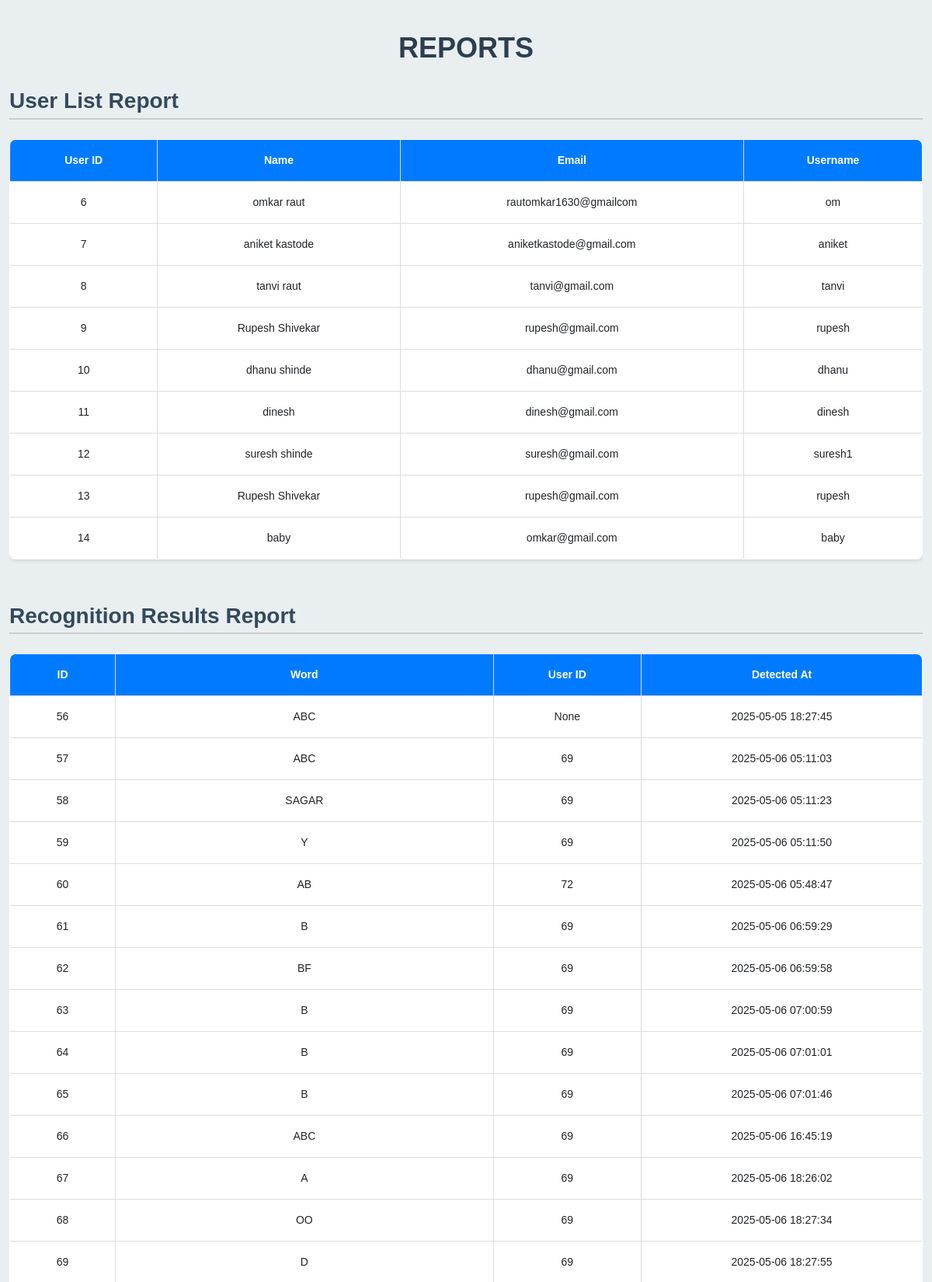
The app's page /admin/view_reports (signed in, upper part) with its own data.
### tables this page shows
CREATE TABLE users (id INTEGER PRIMARY KEY AUTOINCREMENT, full_name TEXT, email TEXT, username TEXT, password TEXT, is_active BOOLEAN DEFAULT 1, profile_picture TEXT);

CREATE TABLE "Recognition_result_old" (
	"id"	INTEGER,
	"word"	TEXT,
	"detected_at"	DATETIME DEFAULT CURRENT_TIMESTAMP,
	"user_id"	INTEGER,
	PRIMARY KEY("id" AUTOINCREMENT)
);

### app.py (the view)
@app.route('/admin/view_reports', methods=['GET'])
def view_reports():
    if 'admin_id' not in session:
        return redirect('/admin/login')
    conn = get_db_connection()
    users = conn.execute('SELECT id, full_name, email, username FROM users').fetchall()
    Recognition_result = conn.execute('SELECT id, word,user_id, detected_at FROM Recognition_result_old').fetchall()
    conn.close()
    return render_template('view_reports.html', users=users, recognition_results=Recognition_result)

### app.py (called while the page is built)
def get_db_connection():
    db_path = os.path.abspath(DATABASE)  # use the DATABASE variable
    print("✅ Using database at:", db_path)
    conn = sqlite3.connect(db_path)
    conn.row_factory = sqlite3.Row
    return conn

### templates/view_reports.html (shortened to what this page needs)
<!DOCTYPE html>
<html lang="en">
<head>
    <link rel="stylesheet" href="/static/style3.css">
    <link rel="stylesheet" href="https://cdn.jsdelivr.net/npm/bootstrap@5.3.0/dist/css/bootstrap.min.css">
</head>
<body>
<div class="container">
    <h1> Reports</h1>
    <div class="table-responsive">
        <h3>User List Report</h3>
        <table class="table table-bordered">
            <thead>
                <tr>
                    <th>User ID</th>
                    <th>Name</th>
                    <th>Email</th>
                    <th>Username</th>
                </tr>
            </thead>
            <tbody>
                {% for user in users %}
                    <tr>
                        <td>{{ user['id'] }}</td>
                        <td>{{ user['full_name'] }}</td>
                        <td>{{ user['email'] }}</td>
                        <td>{{ user['username'] }}</td>
                    </tr>
                {% endfor %}
            </tbody>
        </table>
    </div>
    <div class="table-responsive">
        <h3>Recognition Results Report</h3>
        <table class="table table-bordered">
            <thead>
                <tr>
                    <th>ID</th>
                    <th>Word</th>
                    <th>User ID</th>
                    <th>Detected At</th>
                </tr>
            </thead>
            <tbody>
                {% for result in recognition_results %}
                    <tr>
                        <td>{{ result['id'] }}</td>
                        <td>{{ result['word'] }}</td>
                        <td>{{ result['user_id'] }}</td>
                        <td>{{ result['detected_at'] }}</td>
                    </tr>
                {% endfor %}
            </tbody>
        </table>
    </div>
</div>
</body>
</html>

### static/style3.css (style rules this page uses)
body { background-color: #f8f9fa; font-family: 'Segoe UI', Tahoma, Geneva, Verdana, sans-serif; }
h2, h3 { margin-bottom: 20px; font-weight: 600; color: #343a40; }
.table { background-color: white; border-radius: 8px; overflow: hidden; }
.table th { background-color: #343a40; color: white; }
.table td, .table th { vertical-align: middle; }

### templates/view_reports.html (style rules this page uses)
body { background-color: #e9eff1; font-family: 'Arial', sans-serif; color: #333; }
.container { max-width: 1200px; margin-top: 40px; }
h1 { font-size: 36px; font-weight: bold; color: #2c3e50; text-align: center; margin-bottom: 30px; text-transform: uppercase; }
h3 { font-size: 28px; font-weight: 600; color: #34495e; margin-bottom: 25px; border-bottom: 2px solid #ccc; padding-bottom: 5px; }
.table { background-color: #fff; border-radius: 8px; border-collapse: collapse; box-shadow: 0 2px 5px rgba(0, 0, 0, 0.1); }
.table th, .table td { padding: 16px 20px; text-align: center; font-size: 14px; }
.table th { background-color: #007bff; color: white; font-weight: bold; }
.table-bordered { border: 1px solid #ddd; }
.table-bordered th, .table-bordered td { border: 1px solid #ddd; }
.table-responsive { margin-bottom: 40px; }

### records on screen
users: id "6", full_name "omkar raut", email "rautomkar1630@gmailcom", username "om"
users: id "7", full_name "aniket kastode", email "aniketkastode@gmail.com", username "aniket"
users: id "8", full_name "tanvi raut", email "tanvi@gmail.com", username "tanvi"
users: id "9", full_name "Rupesh Shivekar", email "rupesh@gmail.com", username "rupesh"
users: id "10", full_name "dhanu shinde", email "dhanu@gmail.com", username "dhanu"
users: id "11", full_name "dinesh", email "dinesh@gmail.com", username "dinesh"
users: id "12", full_name "suresh shinde", email "suresh@gmail.com", username "suresh1"
users: id "13", full_name "Rupesh Shivekar", email "rupesh@gmail.com", username "rupesh"
users: id "14", full_name "baby", email "omkar@gmail.com", username "baby"
Recognition_result_old: id "56", word "ABC", user_id "None", detected_at "2025-05-05 18:27:45"
Recognition_result_old: id "57", word "ABC", user_id "69", detected_at "2025-05-06 05:11:03"
Recognition_result_old: id "58", word "SAGAR", user_id "69", detected_at "2025-05-06 05:11:23"
Recognition_result_old: id "59", word "Y", user_id "69", detected_at "2025-05-06 05:11:50"
Recognition_result_old: id "60", word "AB", user_id "72", detected_at "2025-05-06 05:48:47"
Recognition_result_old: id "61", word "B", user_id "69", detected_at "2025-05-06 06:59:29"
Recognition_result_old: id "62", word "BF", user_id "69", detected_at "2025-05-06 06:59:58"
Recognition_result_old: id "63", word "B", user_id "69", detected_at "2025-05-06 07:00:59"
Recognition_result_old: id "64", word "B", user_id "69", detected_at "2025-05-06 07:01:01"
Recognition_result_old: id "65", word "B", user_id "69", detected_at "2025-05-06 07:01:46"
Recognition_result_old: id "66", word "ABC", user_id "69", detected_at "2025-05-06 16:45:19"
Recognition_result_old: id "67", word "A", user_id "69", detected_at "2025-05-06 18:26:02"
Recognition_result_old: id "68", word "OO", user_id "69", detected_at "2025-05-06 18:27:34"
Recognition_result_old: id "69", word "D", user_id "69", detected_at "2025-05-06 18:27:55"
